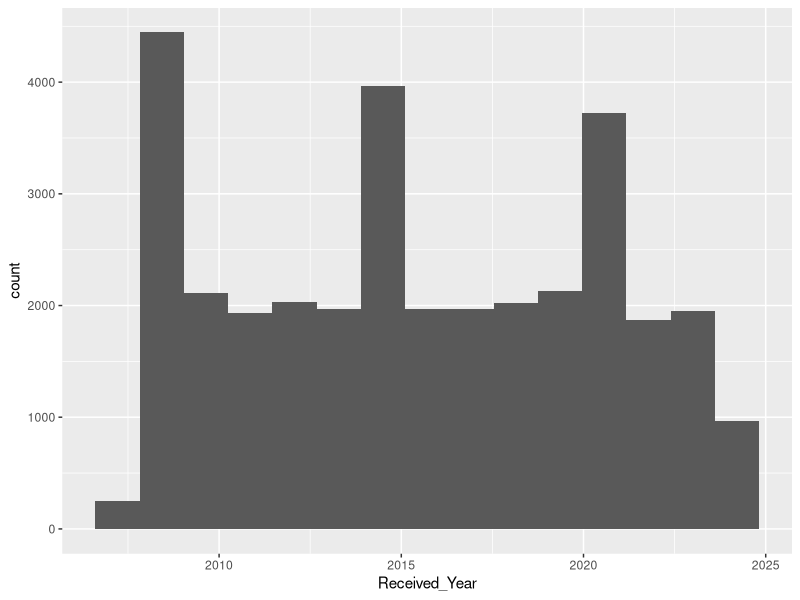
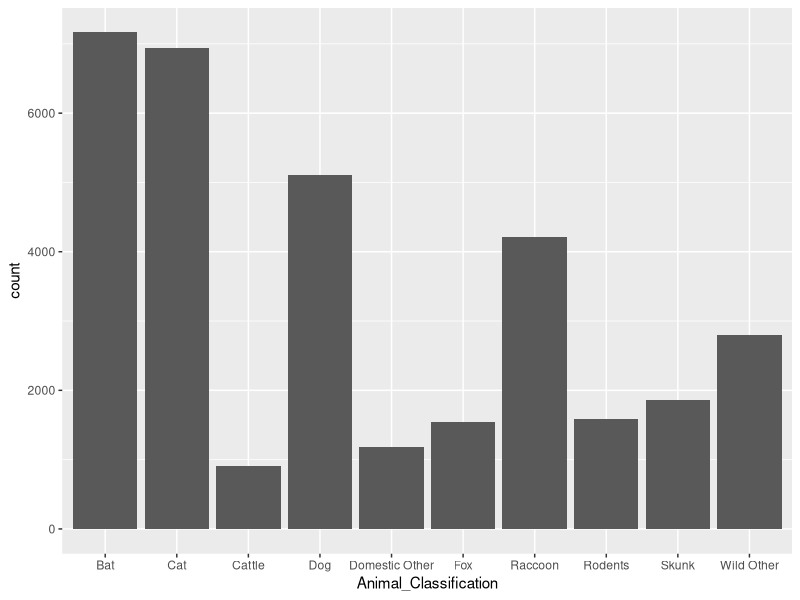
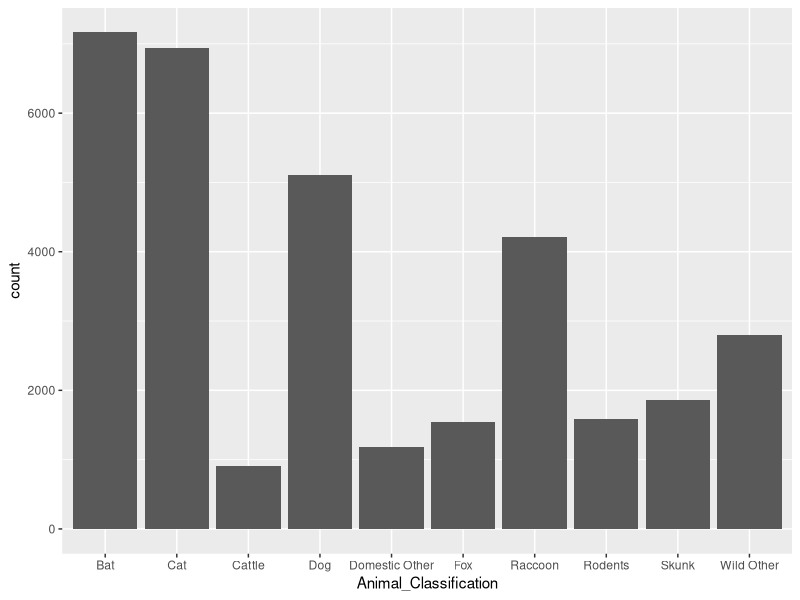

The R source for these figures, in order: (Note: this script raises an error after producing the figures.)
## ---- chunk 1
rm(list=ls())
library(here)
library(tidyverse)
## ---- chunk 2
rabies<- read.csv(here("Data", "Rabies_Laboratory_Submissions.csv"))

## ---- chunk 3
rabies<- rabies |> select(1:7)
## ---- chunk 4
summary(rabies)
names(rabies)
## ---- chunk 5
names(rabies)  <- c("Received_Year", "Received_Month", "Report_Date",         "County_Name","Animal_Classification", "Number_of_Samples",     "Positive_Samples" )
## ---- chunk 6
rabies$County_Name<- as.factor(rabies$County_Name)
rabies$Animal_Classification <- as.factor(rabies$Animal_Classification)
rabies$Report_Date <- mdy(rabies$Report_Date)
levels(rabies$County_Name)
levels(rabies$Animal_Classification)
## ---- chunk 7
ggplot(rabies, aes(Received_Year))+
  geom_histogram(bins = 15)

ggplot(rabies, aes(Animal_Classification))+
  geom_bar()
ggplot(rabies, aes(Animal_Classification))+
  geom_histogram(stat = "count")
## ---- chunk 8
rabies <- rabies |> 
  mutate(Percent_pos = Positive_Samples / Number_of_Samples * 100)
## ---- chunk 9
animal_summary <- rabies |>
  group_by(Received_Year, Animal_Classification) |>
  summarise(
  Number_Samples = sum(Number_Samples),
  Positive_Samples = sum(Positive_Samples),
  mean_percent_pos = mean(percent_pos)
)
## ---- chunk 10
ggplot(animal_summary, aes(x = Animal.Classification, y = mean_percent_pos)) +
  geom_boxplot() +
  geom_jitter(color = "gray") + 
  labs(
    x = "Animal type",
    y = "Mean percent positive samples"
  ) +
  theme_minimal()
